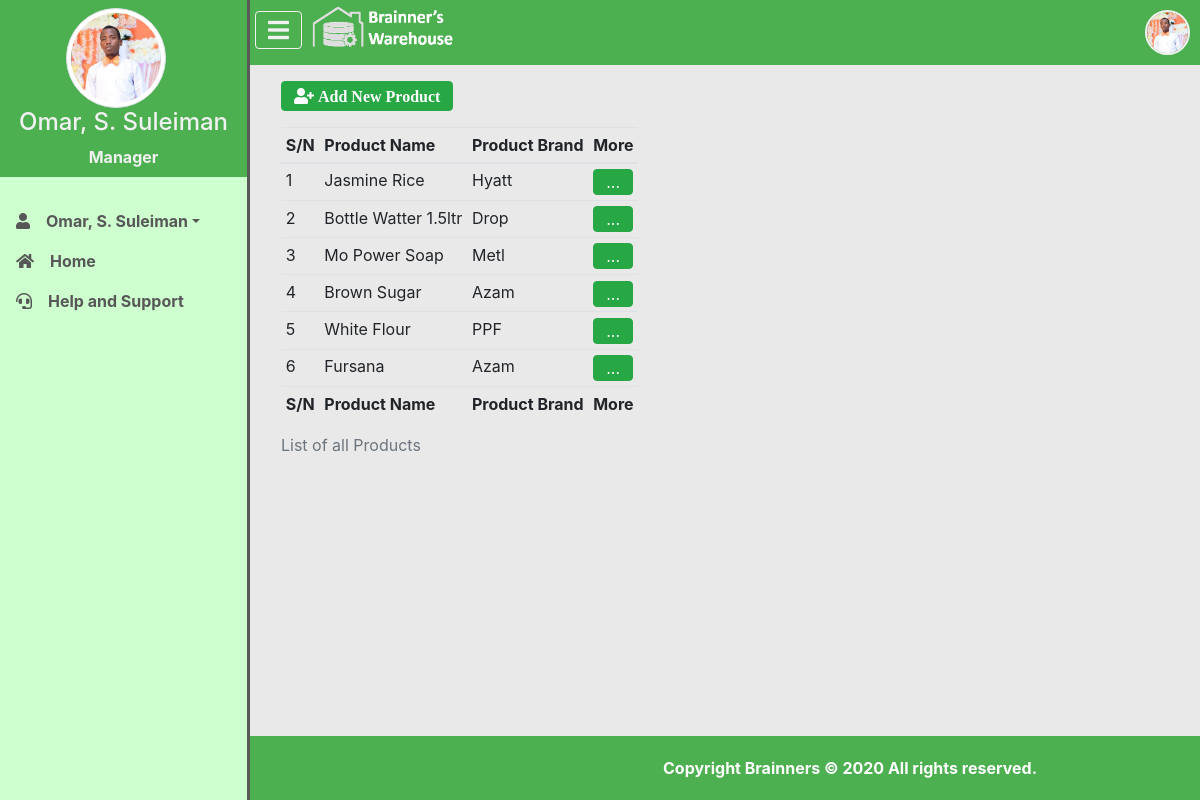
The page /WMS/manage-product.php (signed in) on the database its author committed.
### tables this page shows
CREATE TABLE `staff` (
  `UserName` varchar(50) NOT NULL,
  `Password` varchar(200) NOT NULL,
  `FirstName` varchar(50) NOT NULL,
  `MiddleName` varchar(50) NOT NULL,
  `LastName` varchar(50) NOT NULL,
  `DOB` date NOT NULL,
  `Gender` char(1) NOT NULL,
  `Address` varchar(30) NOT NULL,
  `Email` varchar(50) NOT NULL,
  `Phone` char(10) NOT NULL,
  `Photo` varchar(50) NOT NULL,
  `Role` int(2) NOT NULL,
  `LastLogin` datetime DEFAULT NULL
);

CREATE TABLE `role` (
  `RoleID` int(2) NOT NULL,
  `Title` varchar(20) NOT NULL
);

CREATE TABLE `products` (
  `ProductID` int(11) NOT NULL,
  `ProductName` varchar(30) NOT NULL,
  `Brand` varchar(30) NOT NULL
);

### WMS/manage-product.php (the view, shortened to what this page needs)
<!DOCTYPE html>
<html>
<head>
	<link rel="stylesheet" type="text/css" href="style/bootstrap.min.css">
	<link rel="stylesheet" type="text/css" href="fontawesome-free/css/all.min.css">
	<link rel="stylesheet" type="text/css" href="style/main.css">
</head>
<body>
	<?php
		require_once("navigation.php");
	?>
<div class="page-content" id="content">
	<?php
		require_once("header.php");
	?>
	<div class="row m-3">
		<div class="col-lg-12">
			<button class="btn btn-success fa fa-user-plus" data-toggle="modal" data-target="#newProductModal"> Add New Product</button>
		</div>
		<div class="col-lg-12">
			<table class="table table-sm table-responsive">
				<caption>List of all Products</caption>
				<thead>
					<tr>
						<th>S/N</th>
						<th>Product Name</th>
						<th>Product Brand</th>
						<th>More</th>
					</tr>
				</thead>
				<tbody>
					<?php
					try {
				        $conn->setAttribute(PDO::ATTR_ERRMODE, PDO::ERRMODE_EXCEPTION);
				        $query1=$conn->prepare("SELECT * FROM products");
				        $query1->execute();
				        $n=0;
				        while($result1=$query1->fetch()){
				        ?>
				        <tr>
				        	<td><?php echo ++$n;?></td>
				        	<td><?php echo $result1["ProductName"];?></td>
				        	<td><?php echo $result1["Brand"];?></td>
				        	<td>
					        	<div class="dropdown dropleft">
									<button type="button" class="btn btn-success py-0" data-toggle="dropdown">
									...
									</button>
								</div>
							</td>
						</tr>
				        	<?php
				        }
				    }
				    catch(PDOException $e) {
				        echo "Error: " . $e->getMessage();
				    }
					?>
				</tbody>
				<tfoot>
					<tr>
						<th>S/N</th>
						<th>Product Name</th>
						<th>Product Brand</th>
						<th>More</th>
					</tr>
				</tfoot>
			</table>
		</div>
	</div>
	<?php
		require_once("footer.php");
	?>
</div>
</body>
</html>

### WMS/navigation.php (shortened to what this page needs)
<?php
    require_once("connection.php");
    try {
        $conn->setAttribute(PDO::ATTR_ERRMODE, PDO::ERRMODE_EXCEPTION);
        $query1=$conn->prepare("SELECT * FROM staff,role WHERE (staff.Role=role.RoleID AND staff.UserName=?)");
        $query1->execute([$_SESSION["wh_user"]]);
        $result1=$query1->fetch();
    }
    catch(PDOException $e) {
        echo "Error: " . $e->getMessage();
    }
?>
<div class="vertical-nav" id="sidebar" style="background-color: #ceffce;">
    <div class="py-2 mb-4" style="background-color: #4caf50;color: #f1f1f1;">
        <div style="text-align: center;">
            <img src="<?php echo "Profiles/".$result1["Photo"];?>" alt="user" style="width: 100px;height: 100px;" class="mr-3 rounded-circle img-thumbnail">
            <h4><?php echo $result1["FirstName"].", ".$result1["MiddleName"][0].". ".$result1["LastName"];?></h4>
            <strong><?php echo $result1["Title"];?></strong>
        </div>
    </div>
    <ul class="nav flex-column mb-0">
        <li class="nav-item dropdow">
            <a class="nav-link dropdown-toggle" data-toggle="dropdown" href="bado.php" role="button" aria-haspopup="true" aria-expanded="false"><i class="fa fa-user mr-3"></i><?php echo $result1["FirstName"].", ".$result1["MiddleName"][0].". ".$result1["LastName"];?></a>
        </li>
        <li class="nav-item">
            <a href="index.php" class="nav-link">
                <i class="fa fa-home mr-3"></i>Home
            </a>
        </li>
        <li class="nav-item">
            <a href="bado.php" class="nav-link">
                <i class="fa fa-headset mr-3"></i>Help and Support
            </a>
        </li>
    </ul>
</div>

### WMS/header.php (shortened to what this page needs)
<header>
	<div class="row">
		<div class="col-xl-6 col-lg-6 col-md-6 col-sm-6 col-6">
			<button id="sidenavToogle" class="btn fa fa-bars" onclick="openNav()"></button>
			<img src="../image/logo.gif" style="max-height: 60px;">
		</div>
		<div class="col-xl-6 col-lg-6 col-md-6 col-sm-6 col-6 text-right">
			<div class="" style="color: #f1f1f1;font-weight: bold;cursor: pointer;">
				<div class="dropdownn dropleft" style="margin: 10px 10px;">
					<img src="<?php echo "Profiles/".$result1["Photo"];?>" data-toggle="dropdown" style="width: 45px;height: 45px;border-radius: 50%;border: 2px solid #f1f1f1;">
				</div>
			</div>
		</div>
	</div>
</header>

### WMS/style/main.css (style rules this page uses)
table { margin-bottom: 300px; }
.vertical-nav { min-width: 250px; width: 250px; height: 100vh; position: fixed; top: 0; left: 0; transition: all 0.4s; background-color: #4caf50; }
#sidebar { background-color: #ceffce; border-right: 3px solid #595959; }
#sidenavToogle { color: #f1f1f1; font-size: x-large; margin: 2px 5px;border:1px solid #f1f1f1; }
.nav-item a { font-weight: bold; color: #575757; }
.page-content { width: calc(100% - 250px); margin-left: 250px; transition: all 0.4s; }
body { background-color: #e9e9e9;; color: #595959; min-height: 100px; overflow-x: hidden; }
header { width: 100%; background-color: #4caf50; }

### rows shown on the page
staff: Photo (picture), FirstName "Omar", MiddleName "S", LastName "Suleiman", Role.Title "Manager"
products: ProductName "Jasmine Rice", Brand "Hyatt"
products: ProductName "Bottle Watter 1.5ltr", Brand "Drop"
products: ProductName "Mo Power Soap", Brand "Metl"
products: ProductName "Brown Sugar", Brand "Azam"
products: ProductName "White Flour", Brand "PPF"
products: ProductName "Fursana", Brand "Azam"
